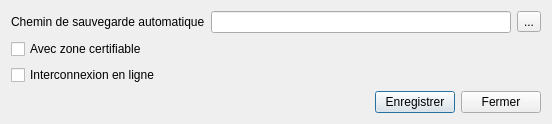
<?xml version="1.0" encoding="UTF-8"?>
<ui version="4.0">
 <class>Params</class>
 <widget class="QDialog" name="Params">
  <property name="geometry">
   <rect>
    <x>0</x>
    <y>0</y>
    <width>528</width>
    <height>119</height>
   </rect>
  </property>
  <property name="windowTitle">
   <string>Options supplémentaires</string>
  </property>
  <layout class="QVBoxLayout" name="verticalLayout">
   <item>
    <layout class="QGridLayout" name="gridLayout">
     <item row="0" column="1">
      <widget class="QLineEdit" name="lineEditPathAutoSave">
       <property name="minimumSize">
        <size>
         <width>300</width>
         <height>0</height>
        </size>
       </property>
      </widget>
     </item>
     <item row="0" column="2">
      <widget class="QToolButton" name="toolButtonParcourir">
       <property name="text">
        <string>...</string>
       </property>
       <property name="icon">
        <iconset resource="../icons.qrc">
         <normaloff>:/std/icone/if_folder_horizontal_open_11903.png</normaloff>:/std/icone/if_folder_horizontal_open_11903.png</iconset>
       </property>
      </widget>
     </item>
     <item row="2" column="0">
      <widget class="QCheckBox" name="checkBoxOnLineInterco">
       <property name="text">
        <string>Interconnexion en ligne</string>
       </property>
      </widget>
     </item>
     <item row="0" column="0">
      <widget class="QLabel" name="label">
       <property name="text">
        <string>Chemin de sauvegarde automatique</string>
       </property>
      </widget>
     </item>
     <item row="1" column="0">
      <widget class="QCheckBox" name="checkBoxZCertifiable">
       <property name="text">
        <string>Avec zone certifiable</string>
       </property>
      </widget>
     </item>
    </layout>
   </item>
   <item>
    <layout class="QHBoxLayout" name="horizontalLayout">
     <item>
      <spacer name="horizontalSpacer">
       <property name="orientation">
        <enum>Qt::Horizontal</enum>
       </property>
       <property name="sizeHint" stdset="0">
        <size>
         <width>40</width>
         <height>20</height>
        </size>
       </property>
      </spacer>
     </item>
     <item>
      <widget class="QPushButton" name="pushButtonEnregistrer">
       <property name="text">
        <string>Enregistrer</string>
       </property>
      </widget>
     </item>
     <item>
      <widget class="QPushButton" name="pushButtonFermer">
       <property name="text">
        <string>Fermer</string>
       </property>
      </widget>
     </item>
    </layout>
   </item>
  </layout>
 </widget>
 <resources>
  <include location="../icons.qrc"/>
 </resources>
 <connections/>
</ui>
